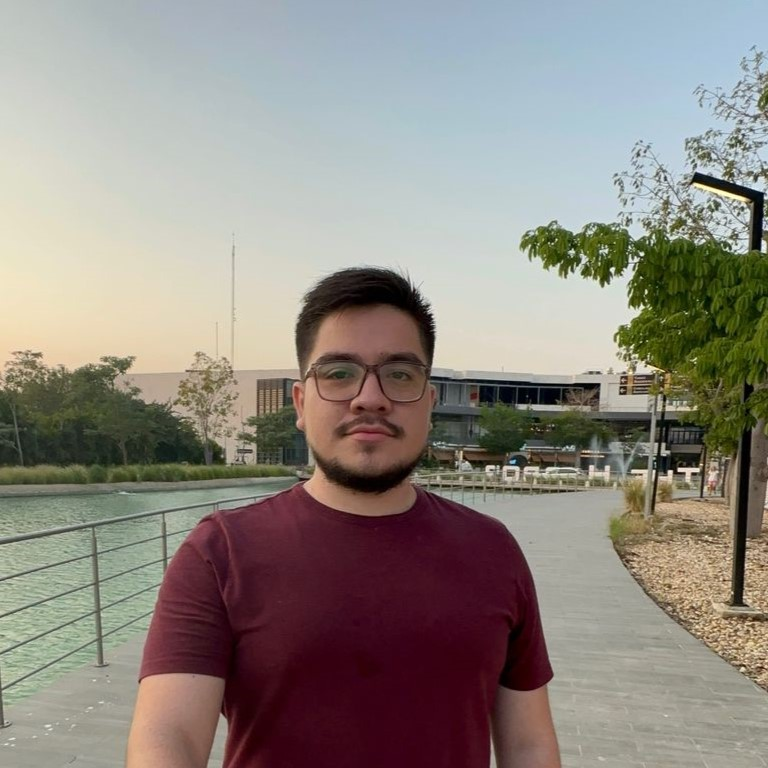
#> input picture image.jpeg, 768 x 768 px
$ python test.py image.jpeg out.png
#> lines starting #> are read from the running program, lines starting #| are printed output that depends on the picture
### process_image_python.py
"""
PIL for image processing
math for calculating specific data
"""

from PIL import Image
import math


SOBEL_X = [
    [-1, 0, 1],
    [-2, 0, 2],
    [-1, 0, 1]
]

SOBEL_Y = [
    [-1, -2, -1],
    [0, 0, 0],
    [1, 2, 1]
]

def read_image(path:str) -> list:
    """Reads a grayscale image and returns it as a 2D list."""
#> called with path = 'image.jpeg'
    img = Image.open(path).convert('L')
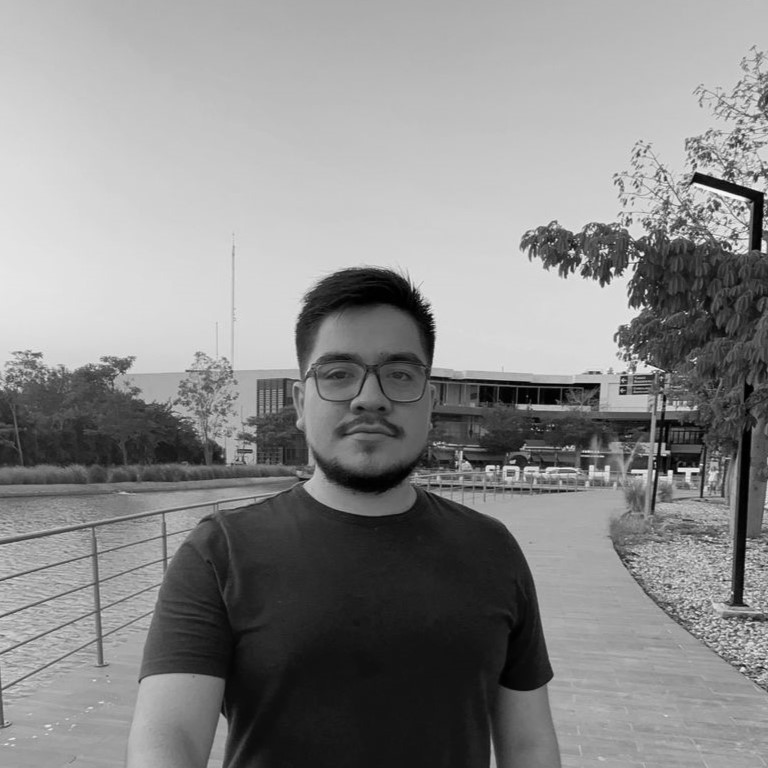
#> img: PIL image 768x768 L; min 0, max 250, mean 138
    width, height = img.size
#> width = 768; height = 768
    pixels = list(img.getdata())
#> pixels = 589824 items
    # Convert flat list to 2D list (height x width)
    return [pixels[i*width : (i+1)*width] for i in range(height)]

# [146 lines left out: functions save_image, multiply, create_gaussian_kernel, apply_gaussian, apply_sobel, apply_median_filter, not called in this run]

### test.py
from process_image_python import SOBEL_X, apply_sobel, read_image, save_image
import sys


def main():
    if len(sys.argv) != 3:
        print("Usage: python process_image_python.py <input_image> <output_image>")
        sys.exit(1)

    input_path = sys.argv[1]
    output_path = sys.argv[2]

    # Read image
    image = read_image(input_path)
#> image = 768 items

    # Apply Sobel edge detection
#> (the run stopped early here; a loop or call above may not have finished)
